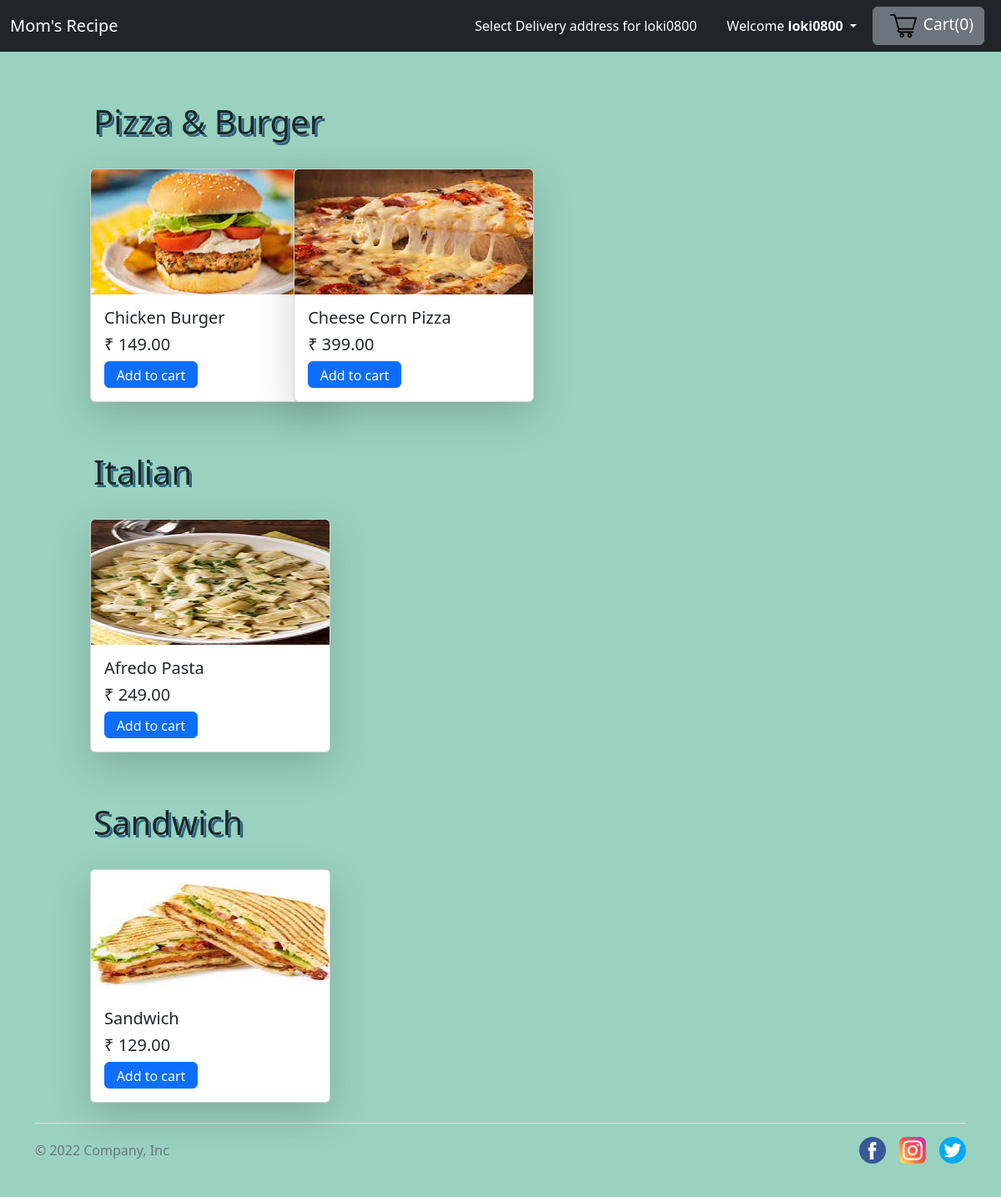
Page /userpage (signed in) on the committed database.
### zapp/models.py (models this page shows, shortened)
class User(AbstractUser):
    phone_number = models.CharField(max_length=10,unique=True)
    is_verified = models.BooleanField(default=False)
    USERNAME_FIELD = 'phone_number'
    REQUIRED_FIELDS = ['username','email','first_name','last_name','password']
    myobj = mymanager()

### Restaurant/models.py (models this page shows, shortened)
class Menuitems(models.Model):
    item_img = models.ImageField(upload_to='items/images',default='')
    item_name = models.CharField(max_length=100,null=True)
    item_price = models.DecimalField(max_digits=5,decimal_places=2,null=True)
    category = models.CharField(max_length=100,choices=food_category, null=True)

### zapp/views.py (the view, shortened to what this page needs)
# urls.py: path('userpage',views.userpage,name='userpage'),
@login_required(login_url='home')
def userpage(request):
    key = settings.GOOGLE_API_KEY
    myuser = request.user.get_username()
    userobj = User.objects.get(phone_number=myuser)
    address = UserAddress.objects.filter(user=userobj)
    restaurant_address = RestAddress.objects.all().values()
    restaurant_locality = RestAddress.objects.values('locality')
    items = Menuitems.objects.all().values()
    food_category = FoodCategory.objects.all().values()
    pizza_burger = Menuitems.objects.filter(category='Pizza and Burgers').values()
    italian = Menuitems.objects.filter(category='Italian').values()
    sandwich = Menuitems.objects.filter(category='Breakfast').values()
    return render(request, 'home.html',
                  {
                      'user':userobj,
                      'locality': restaurant_locality,
                      'address': restaurant_address,
                      'items': items,
                      'pizzaburger': pizza_burger,
                      'italian': italian,
                      'sandwiches': sandwich,
                      'cat':food_category,
                      'myaddress': address,
                      'key':key,
                  }
                  )

### templates/home.html (shortened to what this page needs)
{% extends "base.html" %}
  {% block body_block %}
  <div class="row" style="margin-left: 100px; margin-right:100px">
    <div class="container" style="padding-top:60px ;">
      <h1 id="shadow">Pizza & Burger</h1>
      {% for food in pizzaburger %}
          <div class="col col-md-3 w-25 mr-2 mt-4 ">
            <div class="card shadow-lg rounded" style="width: 18rem">
              <span id="imgpr{{food.id}} ">
              <img src="/media/{{food.item_img}}" class="card-img-top img-fluid" id="imagepr{{food.id}}" alt="..." />
            </span>
              <div class="card-body">
                <h5 class="card-title" id="namepr{{food.id}}">{{food.item_name}}</h5>
                <h5 class="card-title">&#8377 <span id="pricepr{{food.id}}">{{food.item_price}}</span></h5>
                <span id="divpr{{food.id}}" class="divpr">
                  <button id="pr{{food.id}}" class="btn btn-primary overflow-hidden p-1 cart"
                    style="width: 7rem; height: 2rem">
                    Add to cart
                  </button>
                </span>
              </div>
            </div>
          </div>
          {% endfor %}
    </div>
  </div>
  <div class="row" style="margin-left: 100px; margin-right:100px">
    <div class="container" style="padding-top:60px ;">
      <h1 id="shadow">Italian</h1>
      {% for food in italian %}
          <div class="col col-md-3 w-25 mr-2 mt-4 ">
            <div class="card shadow-lg rounded" style="width: 18rem">
              <span id="imgpr{{food.id}} ">
              <img src="/media/{{food.item_img}}" class="card-img-top img-fluid" id="imagepr{{food.id}}" alt="..." />
            </span>
              <div class="card-body">
                <h5 class="card-title" id="namepr{{food.id}}">{{food.item_name}}</h5>
                <h5 class="card-title">&#8377 <span id="pricepr{{food.id}}">{{food.item_price}}</span></h5>
                <span id="divpr{{food.id}}" class="divpr">
                  <button id="pr{{food.id}}" class="btn btn-primary overflow-hidden p-1 cart"
                    style="width: 7rem; height: 2rem">
                    Add to cart
                  </button>
                </span>
              </div>
            </div>
          </div>
          {% endfor %}
    </div>
  </div>
  <div class="row" style="margin-left: 100px; margin-right:100px">
    <div class="container" style="padding-top:60px ;">
      <h1 id="shadow">Sandwich</h1>
      {% for food in sandwiches %}
          <div class="col col-md-3 w-25 mr-2 mt-4 ">
            <div class="card shadow-lg rounded" style="width: 18rem">
              <span id="imgpr{{food.id}} ">
              <img src="/media/{{food.item_img}}" class="card-img-top img-fluid" id="imagepr{{food.id}}" alt="..." />
            </span>
              <div class="card-body">
                <h5 class="card-title" id="namepr{{food.id}}">{{food.item_name}}</h5>
                <h5 class="card-title">&#8377 <span id="pricepr{{food.id}}">{{food.item_price}}</span></h5>
                <span id="divpr{{food.id}}" class="divpr">
                  <button id="pr{{food.id}}" class="btn btn-primary overflow-hidden p-1 cart"
                    style="width: 7rem; height: 2rem">
                    Add to cart
                  </button>
                </span>
              </div>
            </div>
          </div>
          {% endfor %}
    </div>
  </div>
{% endblock %}
{% block footer_block %}
<footer>
  <div class="container">
    <footer class="d-flex flex-wrap justify-content-between align-items-center py-3 my-4 border-top">
      <div class="col-md-4 d-flex align-items-center">
        <span class="mb-3 mb-md-0 text-muted">&copy; 2022 Company, Inc</span>
      </div>
      <ul class="nav col-md-4 justify-content-end list-unstyled d-flex">
        <li class="ms-3"><a class="text-muted" href="#"><img src="/media/items/logo/facebook.png" alt=""></a></li>
        <li class="ms-3"><a class="text-muted" href="#"><img src="/media/items/logo/instagram.png" alt=""></a></li>
        <li class="ms-3"><a class="text-muted" href="#"><img src="/media/items/logo/twitter.png" alt=""></a></li>
      </ul>
    </footer>
{% endblock %}

### templates/base.html (shortened to what this page needs)
<!DOCTYPE html>
<html lang="en">
<head>
  <link rel="stylesheet" href="/static/bootstrap.min.css" />
</head>
<body style="background-color:rgba(36, 158, 116, 0.458) ;">
  <nav class="navbar navbar-expand-lg navbar-dark bg-dark ">
    <div class="container-fluid">
      <a class="navbar-brand home" href="userpage" >Mom's Recipe</a>
      <div class="collapse navbar-collapse" style="position:absolute;right:100px" id="navbarSupportedContent">
        <button
      type="button"
      class="btn"
      style="align-items: left;"
      data-toggle="modal"
      data-target="#exampleModalCenter"
    >
      <span id="result" style="color:White ;" >Select Delivery address for {{user.username}}
      </span>
    </button>
        <div class="dropdown" style="padding:0px 50px 0px 10px; margin-right:10px;">
          <button style="color:White;" class="btn  dropdown-toggle" type="button" id="dropdownMenuButton" data-toggle="dropdown" aria-haspopup="true" aria-expanded="false">
            Welcome <strong id="uname">{{user.username}}</strong>
          </button>
        </div>
      </div>
      <button type="button" class="btn btn-secondary mx-2 cartbtn"  id="popcart" data-container="body" data-toggle="popover" data-placement="bottom" data-html="true">
        <span style="font-size: 1.2rem;"><span class="mx-2"><img src="/media/items/logo/shopping-cart (1).png" alt="" ></span>Cart(<span id="cart{{user.username}}" name="cart">0</span>)</span>
      </button>
    </div>
  </nav>
  {% block body_block %}
  {% endblock %}
{% block footer_block %}
  {% endblock %}
</body>
</html>

### templates/home.html (style rules this page uses)
.col-md-3 { display: inline-block; margin-left: -4px; }
.col-md-3 img { width: 100%; height: 150px; }
#shadow { text-shadow: 0 0 3px rgb(127, 218, 200), 3px 3px 0 rgb(41, 92, 124); width: 300px; }

### rows in the picture
User: username "loki0800"
Menuitems: item_img (picture), item_name "Chicken Burger", item_price "149.00"
Menuitems: item_img (picture), item_name "Cheese Corn Pizza", item_price "399.00"
Menuitems: item_img (picture), item_name "Afredo Pasta", item_price "249.00", {{ food.id }} 2 (drawn)
Menuitems: item_img (picture), item_name "Sandwich", item_price "129.00"
